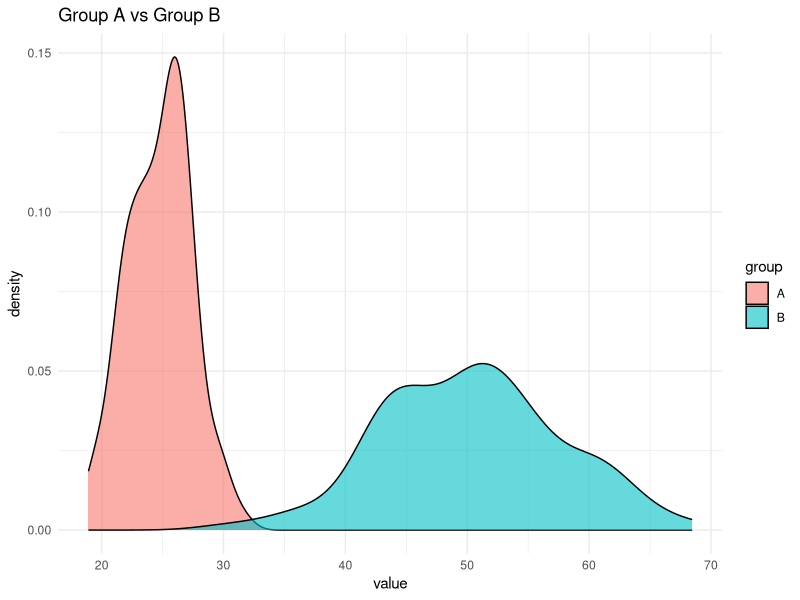
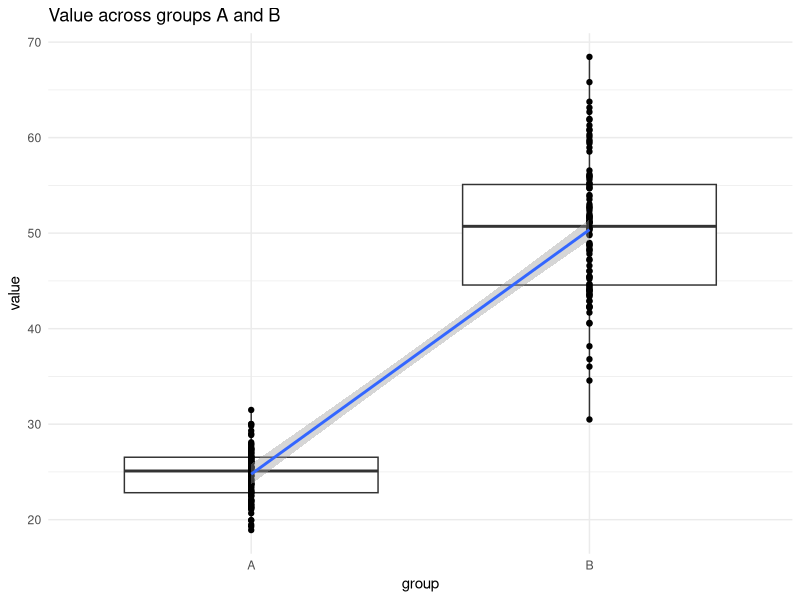
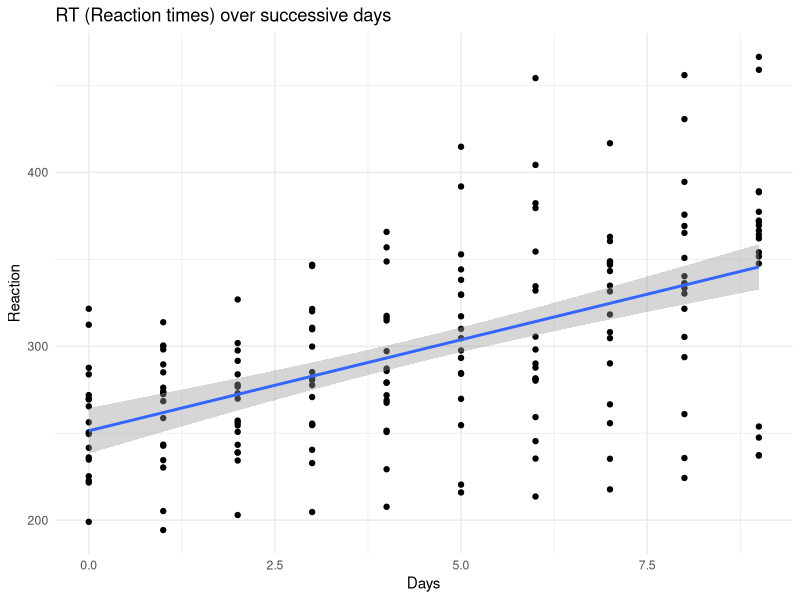
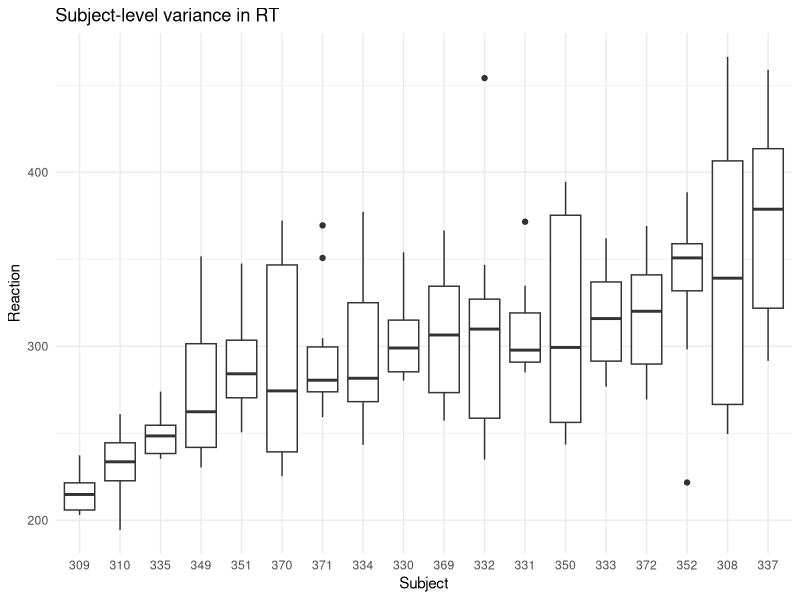
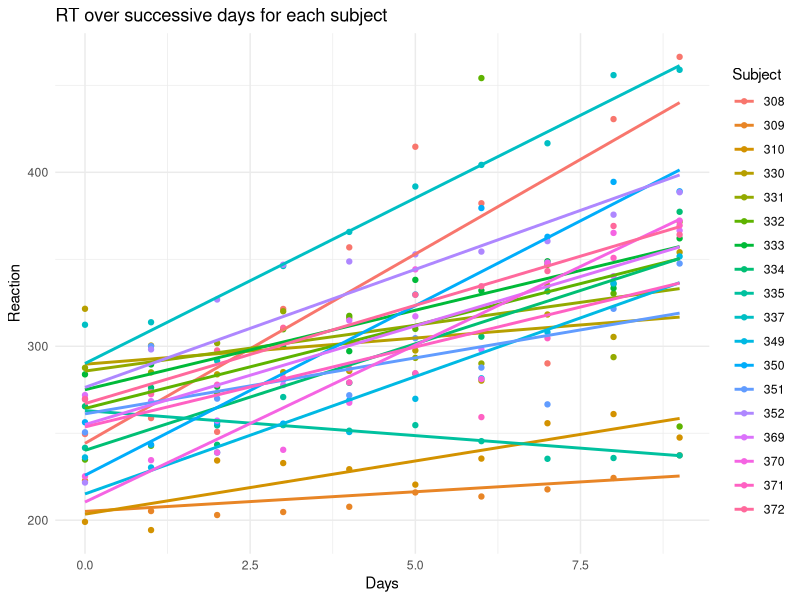
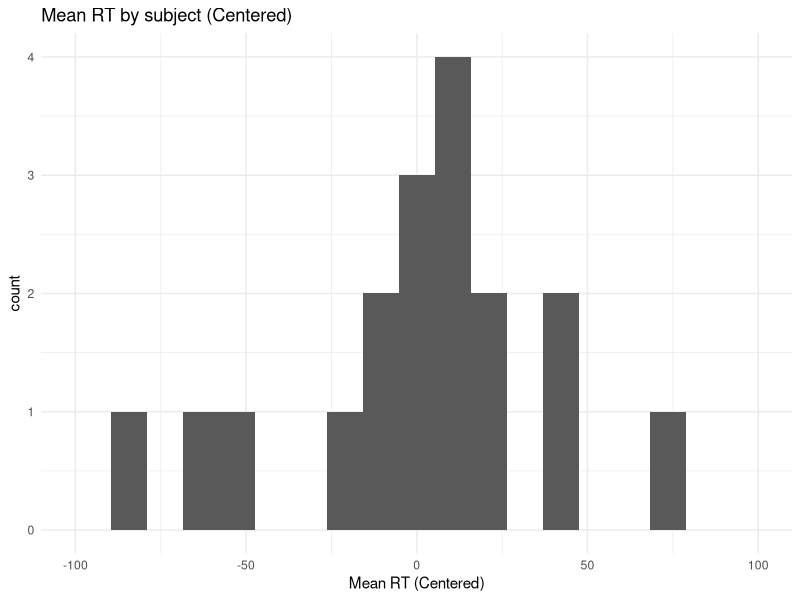
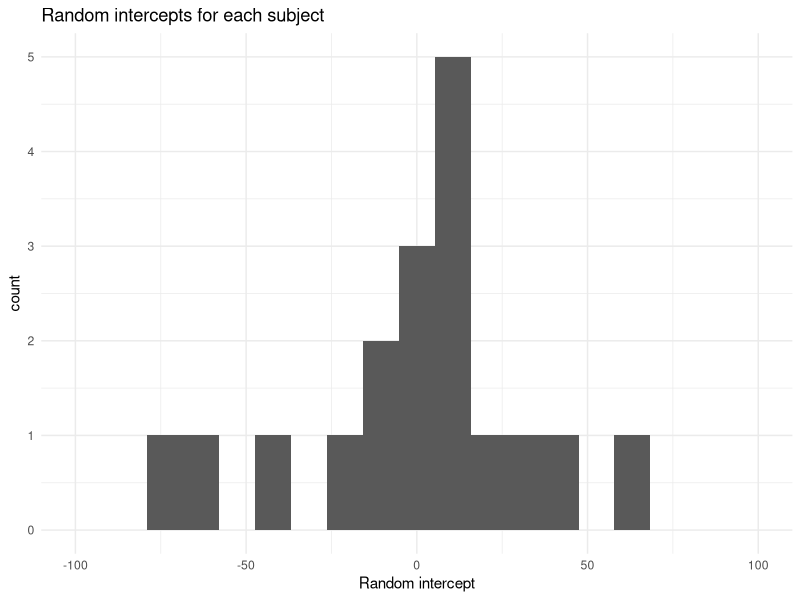
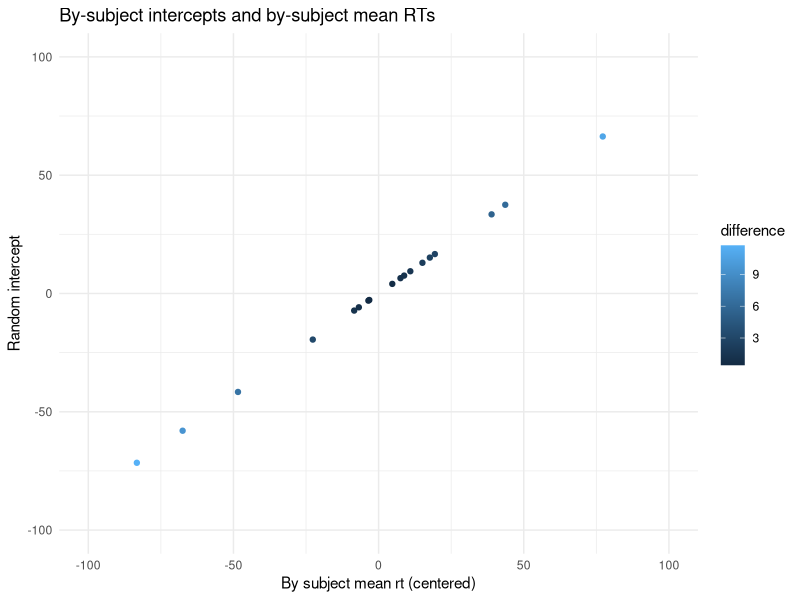

R code for these plots, in order:
## ---- chunk 1
library(tidyverse)
library(lme4)
library(ggplot2)
## ---- chunk 2
# GLOBAL VARIABLES
N_OBSERVATIONS <- 100

# Local group variables
mean_A <- 25
sd_A <- 3
mean_B <- 50
sd_B <- 8

A <- rnorm(N_OBSERVATIONS, mean = mean_A, sd = sd_A)
B <- rnorm(N_OBSERVATIONS, mean = mean_B, sd = sd_B)
## ---- chunk 3
df <- data.frame(A = A, B = B) %>%
      gather() %>%
      mutate(group = key)
print(head(df))
## ---- chunk 4
df %>%
  ggplot(aes(x= value, fill=group)) +
    geom_density(alpha=.6) +
    labs(title="Group A vs Group B") + 
    theme_minimal()
## ---- chunk 5
simple_model <- lm(data = df, value ~ group)
summary(simple_model)
## ---- chunk 6
print(simple_model$coefficients["(Intercept)"])
cat("This is the mean of group A: ", mean(A),"\n")
print(simple_model$coefficient["groupB"])
## ---- chunk 7
print(mean(B) - mean(A))
## ---- chunk 8
df %>%
  ggplot() +
  geom_boxplot(aes(x=group, y=value)) + 
  geom_point(aes(x=as.integer(factor(group)), y = value)) + 
  geom_smooth(aes(x=as.integer(factor(group)), y=value), method="lm") +
  labs(title="Value across groups A and B") + 
  theme_minimal()
## ---- chunk 9
sleepstudy <- lme4::sleepstudy
print(head(sleepstudy))
## ---- chunk 10
sleepstudy %>%
  ggplot(aes(x=Days,y=Reaction)) + 
  geom_point() + 
  geom_smooth(method="lm") + 
  labs(title= "RT (Reaction times) over successive days") + 
  theme_minimal()
## ---- chunk 11
naive_model <- lm(data = sleepstudy,
                  Reaction ~ Days)
summary(naive_model)
## ---- chunk 12
sleepstudy %>%
  ggplot(aes(x=reorder(Subject,Reaction),
             y=Reaction)) + 
  geom_boxplot() + 
  labs(title="Subject-level variance in RT", x = "Subject") + 
  theme_minimal()
## ---- chunk 13
sleepstudy %>%
  ggplot(aes(x=Days,y=Reaction,color=Subject)) + 
  geom_point() + 
  geom_smooth(method="lm",se=FALSE) + 
  labs(title="RT over successive days for each subject") +
  theme_minimal()
## ---- chunk 14
model_full = lmer(data = sleepstudy,
                  Reaction ~ Days + (1 + Days | Subject),
                  REML = FALSE)
summary(model_full)
## ---- chunk 15
# We omit the fixed effect of Days.
model_reduced <- lmer(data = sleepstudy,
                      Reaction ~ (1 + Days | Subject),
                      REML = FALSE)
## ---- chunk 16
comparison <- anova(model_full, model_reduced)
comparison
## ---- chunk 17
chisq = round(comparison$Chisq[2],2)
chisq
## ---- chunk 18
df <- comparison$Df[2]
df
## ---- chunk 19
pvalue <- comparison$`Pr(>Chisq)`[2]
pvalue
## ---- chunk 20
coef_days = fixef(model_full)["Days"]
coef_days
## ---- chunk 21
# We are basically evaluating the overall mean of the population reaction times.
# Then, we are grouping by subject and creating a we new column mean_rt that will contain the average value of Reaction times for each subject. 
# Then we are mutating by adding a new column that is the average value of the Reaction times for eeach subject centered around the average value of the whole population. 

group_mean <- mean(sleepstudy$Reaction)

by_subject <- sleepstudy %>%
  group_by(Subject) %>%
  summarise(mean_rt = mean(Reaction)) %>%
  mutate(mean_rt_centered = mean_rt - group_mean)
## ---- chunk 22
by_subject %>%
  ggplot(aes(x=mean_rt_centered)) + 
  geom_histogram(bins=20) + 
  labs(title="Mean RT by subject (Centered)", x="Mean RT (Centered)") +
  scale_x_continuous(limits=c(-100,100)) + 
  theme_minimal()
## ---- chunk 23
model_null <- lmer(data =sleepstudy,
                   Reaction ~ (1 | Subject),
                   REML = FALSE)
by_subject$random_intercepts = ranef(model_null)$Subject$`(Intercept)`

by_subject %>%
  ggplot(aes(x=random_intercepts)) + 
  geom_histogram(bins=20) + 
  labs(title = "Random intercepts for each subject",
      x = "Random intercept") +
  scale_x_continuous(limits=c(-100,100)) +
  theme_minimal()
## ---- chunk 24
by_subject$difference <- abs(by_subject$random_intercepts - by_subject$mean_rt_centered)

#this shows:
#1) perfectly linear (as expected)
#2) slight shrinkage (max/min real RT are slightly larger magnitude than random intercept estimates)
#3) the differences between real RT and random intercept grow larger as your approach the ends of the distribution

by_subject %>%
  ggplot(aes(x=mean_rt_centered,
             y=random_intercepts,
             color=difference)) +
  geom_point() + 
  scale_x_continuous(limits = c(-100,100)) + 
  scale_y_continuous(limits = c(-100,100)) +
  labs(title="By-subject intercepts and by-subject mean RTs",
       x="By subject mean rt (centered)",
       y="Random intercept") + 
  theme_minimal()
